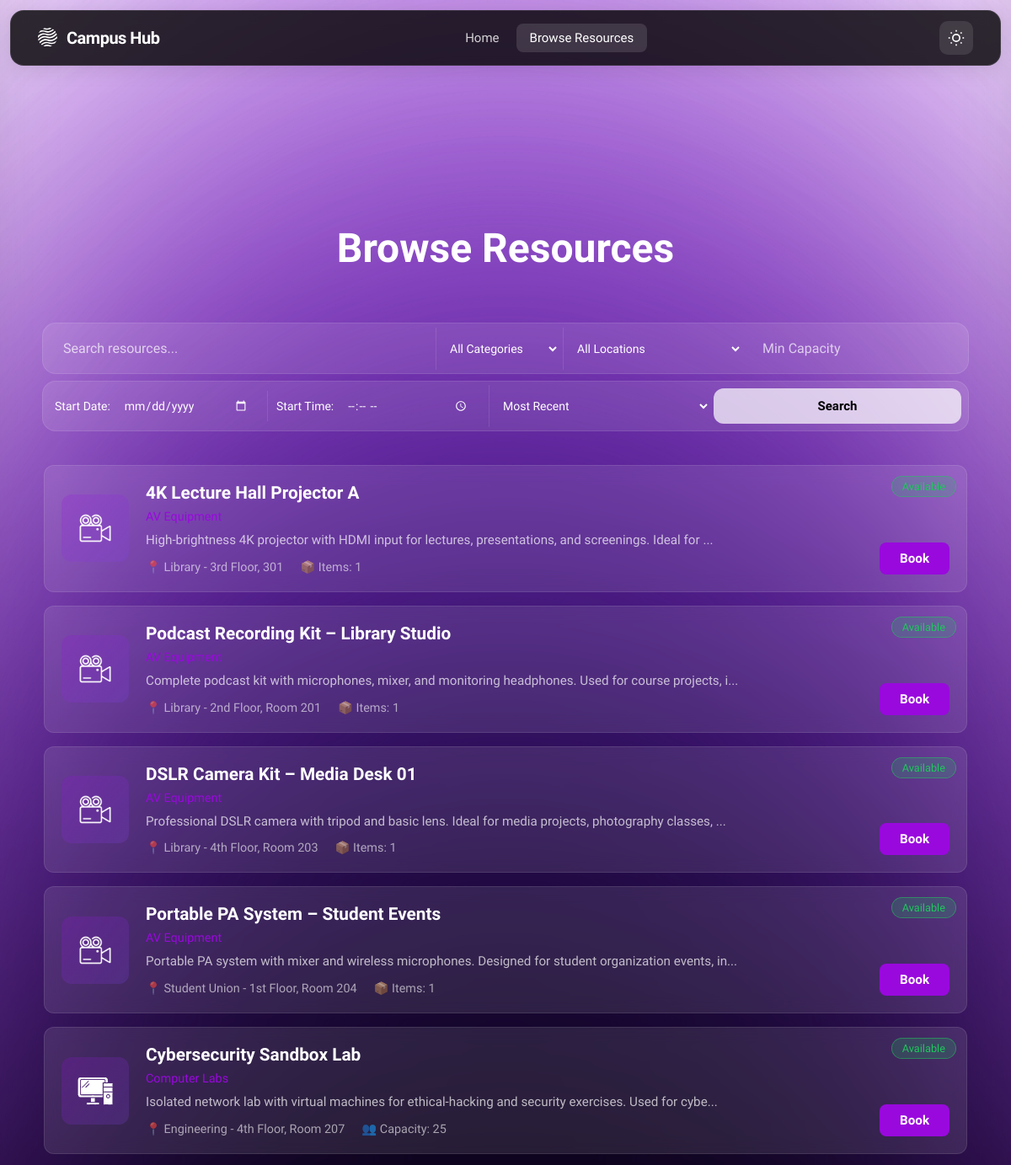
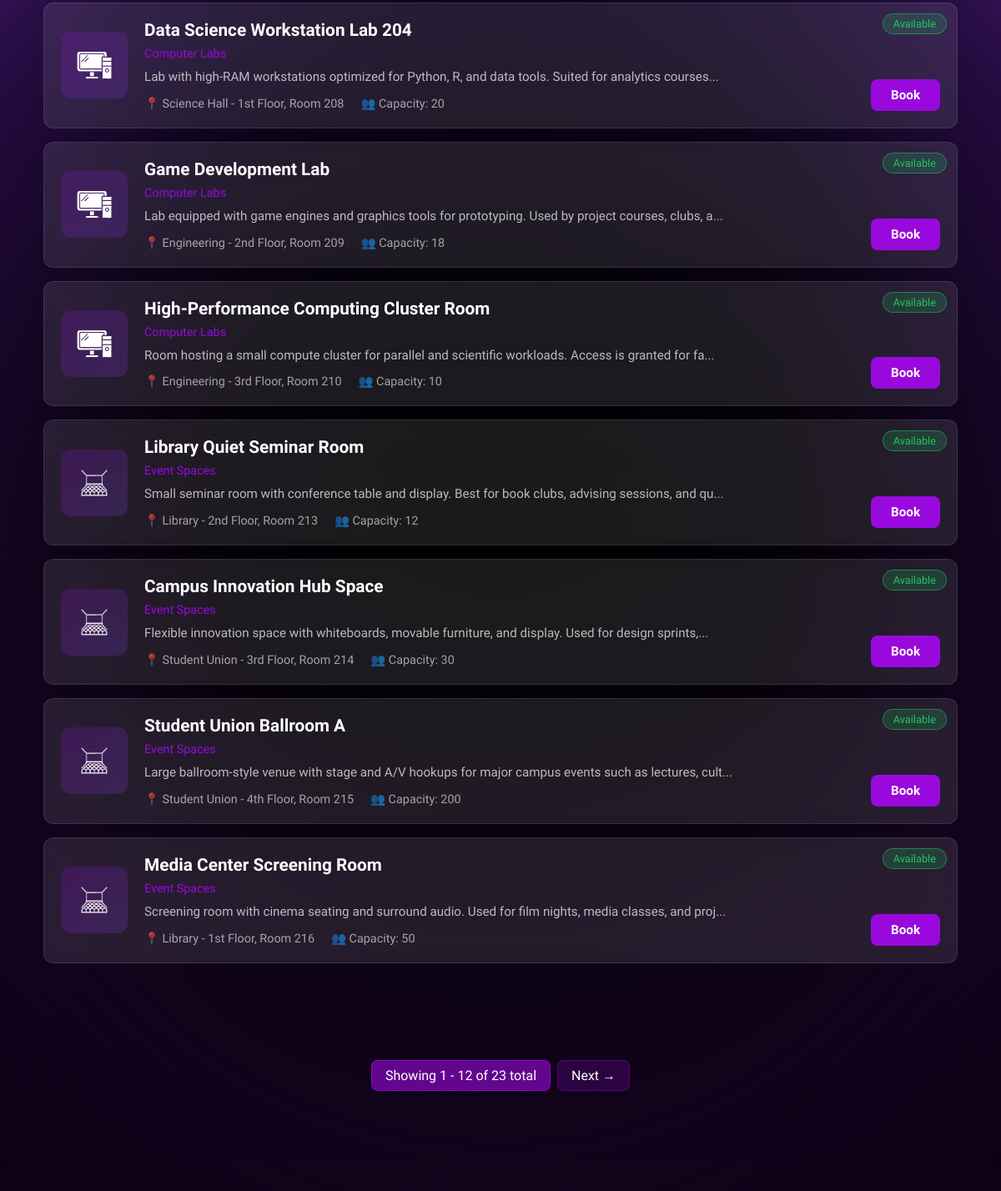
Page /resources/browse on the committed database (2 pictures, top to bottom).
### tables this page shows
CREATE TABLE resources (
    resource_id INTEGER PRIMARY KEY AUTOINCREMENT,
    owner_type TEXT NOT NULL CHECK (owner_type IN ('user','group')),
    owner_id INTEGER NOT NULL,  -- Polymorphic FK: user_id when owner_type='user', group_id when owner_type='group'
    title TEXT NOT NULL,
    description TEXT,
    category_id INTEGER REFERENCES resource_categories(category_id),
    location TEXT,
    capacity INTEGER CHECK (capacity > 0 OR capacity IS NULL),  -- NULL for resources without capacity limits
    status TEXT NOT NULL DEFAULT 'draft' CHECK (status IN ('draft','published','archived')),
    availability_mode TEXT NOT NULL DEFAULT 'rules' CHECK (availability_mode IN ('rules','open','by-request')),
    requires_approval BOOLEAN NOT NULL DEFAULT 0,
    created_at DATETIME DEFAULT CURRENT_TIMESTAMP,
    updated_at DATETIME
, images TEXT, availability_rules TEXT);

CREATE TABLE resource_categories (
    category_id INTEGER PRIMARY KEY AUTOINCREMENT,
    name TEXT NOT NULL,
    description TEXT,
    icon TEXT,
    created_at DATETIME DEFAULT CURRENT_TIMESTAMP
);

### src/controllers/resource_controller.py (the view)
@resource_bp.route('/')
@resource_bp.route('/browse')
def index():
    search_query = request.args.get('q', '').strip()
    category_id = request.args.get('category', type=int)
    location = request.args.get('location', '').strip()
    min_capacity = request.args.get('capacity', type=int)
    availability_date = request.args.get('availability_date', '').strip()
    availability_time = request.args.get('availability_time', '').strip()
    status = request.args.get('status', 'published')
    sort_by = request.args.get('sort', 'recent')
    page = request.args.get('page', 1, type=int)
    per_page = 12
    offset = (page - 1) * per_page
    try:
        categories = ResourceDAL.get_all_categories()
        total_count = ResourceDAL.count_search_resources(
            search_query=search_query if search_query else None,
            category_id=category_id,
            location=location if location else None,
            min_capacity=min_capacity,
            availability_date=availability_date if availability_date else None,
            availability_time=availability_time if availability_time else None
        )
        resources_data = ResourceDAL.search_resources(
            search_query=search_query if search_query else None,
            category_id=category_id,
            location=location if location else None,
            min_capacity=min_capacity,
            availability_date=availability_date if availability_date else None,
            availability_time=availability_time if availability_time else None,
            sort_by=sort_by,
            limit=per_page,
            offset=offset
        )
        resources = [Resource(r) for r in resources_data]
        logger.info(f"Resource browse: query='{search_query}', category={category_id}, found {len(resources)} resources")
        return render_template(
            'resources/index.html',
            title='Browse Resources',
            resources=resources,
            categories=categories,
            search_query=search_query,
            selected_category=category_id,
            selected_location=location,
            selected_capacity=min_capacity,
            selected_date=availability_date,
            selected_time=availability_time,
            selected_sort=sort_by,
            page=page,
            per_page=per_page,
            total_count=total_count,
            total_pages=max(1, (total_count + per_page - 1) // per_page)
        )
    except Exception as e:
        logger.error(f"Error browsing resources: {str(e)}", exc_info=True)
        flash('An error occurred while loading resources. Please try again.', 'danger')
        return render_template('resources/index.html', resources=[], categories=[])

### src/data_access/base_dal.py (called while the page is built)
    @classmethod
    def get_db_path(cls) -> str:
        if cls._db_path is None:
            base_dir = Path(__file__).parent.parent.parent
            cls._db_path = str(base_dir / 'campus_resource_hub.db')
        return cls._db_path

    @classmethod
    @contextmanager
    def get_connection(cls, commit: bool = False):
        conn = None
        try:
            conn = sqlite3.connect(cls.get_db_path())
            conn.row_factory = sqlite3.Row  # Return rows as dictionaries
            yield conn
            if commit:
                conn.commit()
        except sqlite3.Error as e:
            logger.error(f"Database error: {e}")
            if conn:
                conn.rollback()
            raise
        finally:
            if conn:
                conn.close()

    @classmethod
    def execute_query(cls, query: str, params: Tuple = ()) -> List[Dict[str, Any]]:
        with cls.get_connection() as conn:
            cursor = conn.cursor()
            cursor.execute(query, params)
            rows = cursor.fetchall()
            return [dict(row) for row in rows]

### src/data_access/resource_dal.py (called while the page is built)
    @classmethod
    def get_all_categories(cls) -> List[Dict[str, Any]]:
        query = """
            SELECT category_id, name, description, icon, created_at
            FROM resource_categories
            ORDER BY name ASC
        """
        return cls.execute_query(query)

### src/models/resource.py (called while the page is built)
    @property
    def resource_id(self) -> int:
        return self._resource_id

    @property
    def title(self) -> str:
        return self._title

    @property
    def description(self) -> Optional[str]:
        return self._description

    @property
    def location(self) -> Optional[str]:
        return self._location

    @property
    def capacity(self) -> Optional[int]:
        return self._capacity

    @property
    def status(self) -> str:
        return self._status

### src/templates/resources/index.html (shortened to what this page needs)
{% extends 'base.html' %}
{% block content %}
<div class="resources-page">
    <div class="search-header">
        <h1>Browse Resources</h1>
    </div>
    <div class="filters-bar">
        <form method="GET" action="{{ url_for('resource.index') }}" class="filter-form" id="filterForm">
            <div class="filter-row">
                <input
                    type="text"
                    name="q"
                    class="filter-input"
                    placeholder="Search resources..."
                    value="{{ search_query or '' }}"
                >
                <select name="category" class="filter-select" onchange="this.form.submit()">
                    <option value="">All Categories</option>
                </select>
                <select name="location" class="filter-select" onchange="this.form.submit()">
                    <option value="">All Locations</option>
                </select>
                <input
                    type="number"
                    name="capacity"
                    class="filter-input"
                    placeholder="Min Capacity"
                    value="{{ selected_capacity or '' }}"
                    min="1"
                    style="flex: 0 0 auto; min-width: 120px;"
                    oninput="debouncedSubmit()"
                >
            </div>
            <div class="filter-row" style="justify-content: space-between;">
                <div style="flex: 1; display: flex; align-items: center; padding: 0 10px;">
                    <label for="start_date" style="color: var(--text-primary); font-size: 14px; margin-right: 8px; white-space: nowrap;">Start Date:</label>
                    <input
                        type="date"
                        name="availability_date"
                        class="filter-date"
                        id="start_date"
                        value="{{ selected_date or '' }}"
                        style="flex: 1; border: none; padding: 8px;"
                        onchange="this.form.submit()"
                    >
                </div>
                <div style="flex: 1; display: flex; align-items: center; padding: 0 10px; border-left: 1px solid var(--input-border);">
                    <label for="start_time" style="color: var(--text-primary); font-size: 14px; margin-right: 8px; white-space: nowrap;">Start Time:</label>
                    <input
                        type="time"
                        name="availability_time"
                        class="filter-date"
                        id="start_time"
                        value="{{ selected_time or '' }}"
                        style="flex: 1; border: none; padding: 8px;"
                        onchange="this.form.submit()"
                    >
                </div>
                <select name="sort" class="filter-select" style="flex: 1;" onchange="this.form.submit()">
                    <option value="recent" {% if selected_sort == 'recent' %}selected{% endif %}>Most Recent</option>
                </select>
                <button type="submit" class="btn-filter" style="flex: 1;">Search</button>
            </div>
        </form>
    </div>
    {% if resources %}
        <div class="resources-list">
            {% for resource in resources %}
                <a href="{{ url_for('resource.detail', resource_id=resource.resource_id) }}" class="resource-item">
                    <div class="resource-icon">
                        {% if resource._category_name == 'Study Rooms' %}
                            <img src="{{ url_for('static', filename='images/icons/Study_Room_Icon_Light.png') }}" alt="Study Room" class="icon-light">
                            <img src="{{ url_for('static', filename='images/icons/Study_Room_Icon_Dark.png') }}" alt="Study Room" class="icon-dark">
                        {% elif resource._category_name == 'AV Equipment' %}
                            <img src="{{ url_for('static', filename='images/icons/AV_Equip_Dark.png') }}" alt="AV Equipment" class="icon-dark">
                        {% elif resource._category_name == 'Lab Instruments' %}
                            <img src="{{ url_for('static', filename='images/icons/Lab_Light.png') }}" alt="Lab Instruments" class="icon-light">
                            <img src="{{ url_for('static', filename='images/icons/Lab_Dark.png') }}" alt="Lab Instruments" class="icon-dark">
                        {% elif resource._category_name == 'Event Spaces' %}
                            <img src="{{ url_for('static', filename='images/icons/Event_Dark.png') }}" alt="Event Spaces" class="icon-dark">
                        {% elif resource._category_name == 'Computer Labs' %}
                            <img src="{{ url_for('static', filename='images/icons/Computer_Dark.png') }}" alt="Computer Labs" class="icon-dark">
                        {% endif %}
                    </div>
                    <div class="resource-content">
                        <div class="resource-header">
                            <h3 class="resource-title">{{ resource.title }}</h3>
                            {% if resource.status == 'published' %}
                                <div class="resource-badge available">Available</div>
                            {% else %}
                                <div class="resource-badge booked">{{ resource.status|title }}</div>
                            {% endif %}
                        </div>
                        <p class="resource-category">
                            {{ resource._category_name or 'Uncategorized' }}
                        </p>
                        <p class="resource-description">
                            {{ resource.description[:100] }}{% if resource.description|length > 100 %}...{% endif %}
                        </p>
                        <div class="resource-meta">
                            <span>📍 {{ resource.location }}</span>
                            {% if resource.capacity %}
                                {% if resource._category_name in ['Study Rooms', 'Event Spaces', 'Computer Labs'] %}
                                    <span>👥 Capacity: {{ resource.capacity }}</span>
                                {% else %}
                                    <span>📦 Items: {{ resource.capacity }}</span>
                                {% endif %}
                            {% endif %}
                        </div>
                    </div>
                    <span class="btn-book">Book</span>
                </a>
            {% endfor %}
        </div>
        {% if total_pages > 1 %}
            <div class="pagination">
                <span class="page-btn active">Showing {{ ((page - 1) * per_page + 1) }} - {{ [page * per_page, total_count]|min }} of {{ total_count }} total</span>
                {% if page < total_pages %}
                    <a href="?page={{ page + 1 }}{% if selected_sort %}&sort={{ selected_sort }}{% endif %}" class="page-btn">Next →</a>
                {% endif %}
            </div>
        {% endif %}
    {% else %}
        <div class="no-results">
            <h2>No resources found</h2>
            <p>Try adjusting your search or filters.</p>
        </div>
    {% endif %}
</div>
{% endblock %}

### src/static/css/home.css (style rules this page uses)
:root { --bg-primary: #000; --bg-secondary: #000; --text-primary: #fff; --text-secondary: rgba(255, 255, 255, 0.88); --text-tertiary: rgba(255, 255, 255, 0.8); --text-quaternary: rgba(255, 255, 255, 0.7); --text-quinary: rgba(255, 255, 255, 0.6); --text-senary: rgba(255, 255, 255, 0.5); --nav-bg: rgba(0, 0, 0, 0.8); --card-bg: rgba(255, 255, 255, 0.1); --card-border: rgba(255, 255, 255, 0.1); --hover-bg: rgba(255, 255, 255, 0.12); --accent-purple: #9909DD; --accent-purple-2: #8646EE; --accent-purple-3: #3F0B93; --input-bg: rgba(255, 255, 255, 0.1); --input-border: rgba(255, 255, 255, 0.1); --input-focus-border: rgba(255, 255, 255, 0.3); --input-focus-bg: rgba(255, 255, 255, 0.12); --blur-bg: white; --logo-text: #fff; --gradient-1: #9909DD; --gradient-2: #8646EE; --gradient-3: #3F0B93; --gradient-4: black; }
* { margin: 0; padding: 0; box-sizing: border-box; }
body { background-color: var(--bg-primary); min-height: 100vh; font-family: 'Actor', -apple-system, BlinkMacSystemFont, 'Segoe UI', sans-serif; color: var(--text-primary); transition: background-color 0.3s ease, color 0.3s ease; position: relative; overflow-x: hidden; }
.resource-badge { position: absolute; top: 12px; right: 12px; padding: 6px 12px; border-radius: 20px; font-size: 12px; font-weight: 600; }
.resource-badge.available { background: rgba(16, 185, 129, 0.2); color: #10b981; }
.resource-title { font-size: 18px; font-weight: 600; color: var(--text-primary); margin: 0; }
.resource-category { font-size: 13px; color: var(--text-tertiary); margin: 0; }
.resource-description { font-size: 14px; color: var(--text-secondary); line-height: 1.5; margin: 0; flex: 1; }
.resource-meta { display: flex; gap: 16px; flex-wrap: wrap; font-size: 13px; color: var(--text-tertiary); }

### rows in the picture
resources: title "4K Lecture Hall Projector A", status "Available", name "AV Equipment", description "High-brightness 4K projector with HDMI input for lectures, presentations, and screenings. Ideal for", location "Library - 3rd Floor, 301", capacity "1"
resources: title "Podcast Recording Kit – Library Studio", status "Available", description "Complete podcast kit with microphones, mixer, and monitoring headphones. Used for course projects, i", location "Library - 2nd Floor, Room 201", capacity "1"
resources: title "DSLR Camera Kit – Media Desk 01", status "Available", description "Professional DSLR camera with tripod and basic lens. Ideal for media projects, photography classes,", location "Library - 4th Floor, Room 203", capacity "1"
resources: title "Portable PA System – Student Events", status "Available", name "AV Equipment", description "Portable PA system with mixer and wireless microphones. Designed for student organization events, in", location "Student Union - 1st Floor, Room 204", capacity "1"
resources: title "Cybersecurity Sandbox Lab", status "Available", name "Computer Labs", description "Isolated network lab with virtual machines for ethical-hacking and security exercises. Used for cybe", location "Engineering - 4th Floor, Room 207", capacity "25"
resources: title "Data Science Workstation Lab 204", status "Available", name "Computer Labs", description "Lab with high-RAM workstations optimized for Python, R, and data tools. Suited for analytics courses", location "Science Hall - 1st Floor, Room 208", capacity "20"
resources: title "Game Development Lab", status "Available", name "Computer Labs", description "Lab equipped with game engines and graphics tools for prototyping. Used by project courses, clubs, a", location "Engineering - 2nd Floor, Room 209", capacity "18"
resources: title "High-Performance Computing Cluster Room", status "Available", name "Computer Labs", description "Room hosting a small compute cluster for parallel and scientific workloads. Access is granted for fa", location "Engineering - 3rd Floor, Room 210", capacity "10"
resources: title "Library Quiet Seminar Room", status "Available", name "Event Spaces", description "Small seminar room with conference table and display. Best for book clubs, advising sessions, and qu", location "Library - 2nd Floor, Room 213", capacity "12"
resources: title "Campus Innovation Hub Space", status "Available", name "Event Spaces", description "Flexible innovation space with whiteboards, movable furniture, and display. Used for design sprints,", location "Student Union - 3rd Floor, Room 214", capacity "30"
resources: title "Student Union Ballroom A", status "Available", name "Event Spaces", description "Large ballroom-style venue with stage and A/V hookups for major campus events such as lectures, cult", location "Student Union - 4th Floor, Room 215", capacity "200"
resources: title "Media Center Screening Room", status "Available", name "Event Spaces", description "Screening room with cinema seating and surround audio. Used for film nights, media classes, and proj", location "Library - 1st Floor, Room 216", capacity "50"

### other values in the picture
{{ ((page - 1) * per_page + 1) }} "1"
{{ [page * per_page, total_count]|min }} "12"
{{ total_count }} "23"
